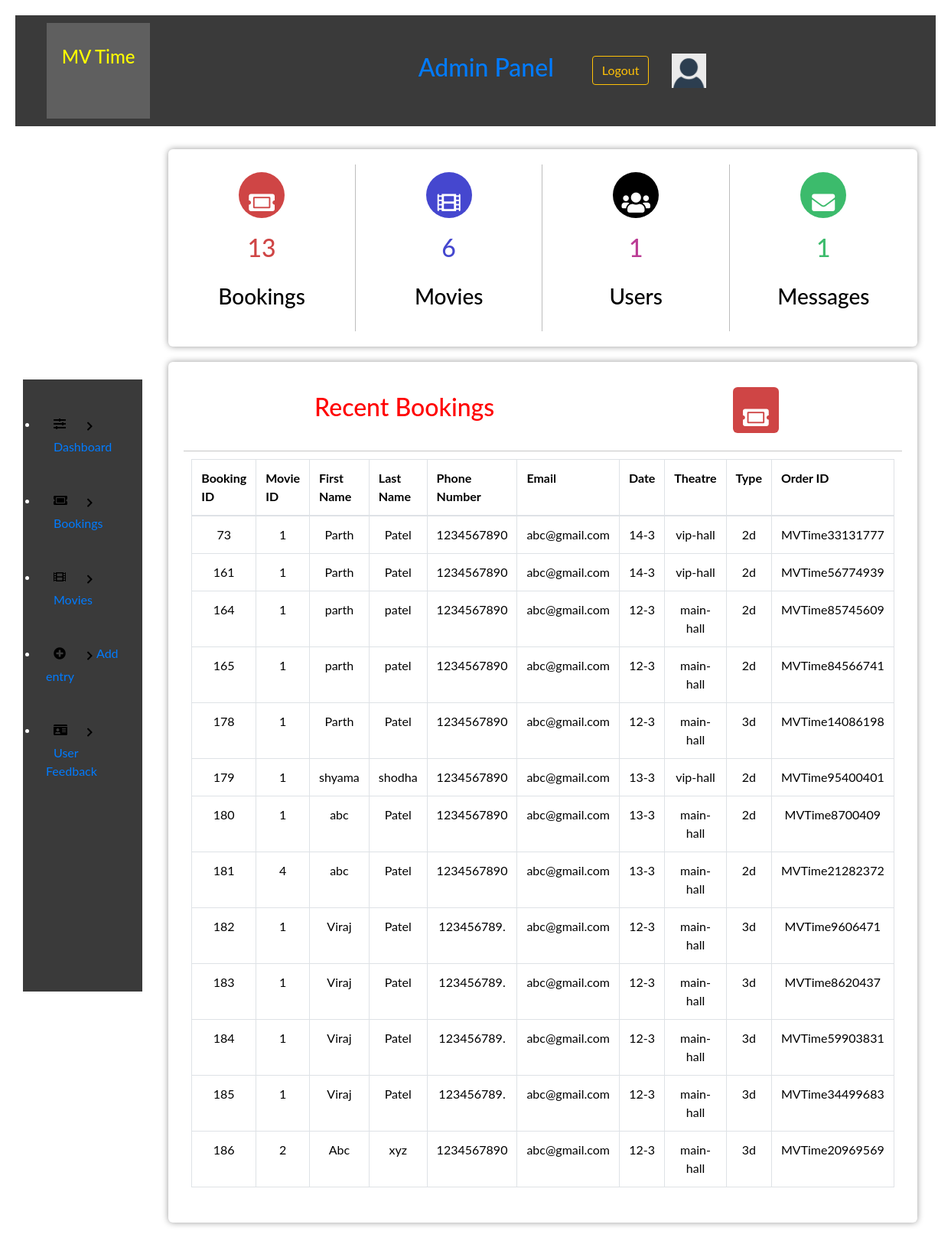
/admin/admin.php (signed in), run on the app's committed database.
### tables this page shows
CREATE TABLE `bookingtable` (
  `bookingID` int(11) NOT NULL,
  `movieID` int(11) DEFAULT NULL,
  `bookingTheatre` varchar(100) NOT NULL,
  `bookingType` varchar(100) DEFAULT NULL,
  `bookingDate` varchar(50) NOT NULL,
  `bookingTime` varchar(50) NOT NULL,
  `bookingFName` varchar(100) NOT NULL,
  `bookingLName` varchar(100) DEFAULT NULL,
  `bookingPNumber` varchar(12) NOT NULL,
  `bookingEmail` varchar(255) NOT NULL,
  `amount` varchar(255) NOT NULL,
  `ORDERID` varchar(255) NOT NULL,
  `DATE-TIME` datetime NOT NULL DEFAULT current_timestamp()
);

### admin/admin.php (the view, shortened to what this page needs)
<?php
include "config.php";
?>
<!DOCTYPE html>
<html lang="en">
<head>
    <link rel="stylesheet" href="../style/styles.css">
    <link rel="stylesheet" href="https://use.fontawesome.com/releases/v5.7.2/css/all.css">
    <link rel="stylesheet" href="https://maxcdn.bootstrapcdn.com/bootstrap/4.0.0/css/bootstrap.min.css">
    <link rel="stylesheet" href="https://cdn.datatables.net/1.10.22/css/dataTables.bootstrap4.min.css">
    <link rel="stylesheet" href="https://maxcdn.bootstrapcdn.com/bootstrap/4.0.0/css/bootstrap.min.css">
</head>
<body>
    <?php
    $sql = "SELECT * FROM bookingtable";
    $bookingsNo = mysqli_num_rows(mysqli_query($con, $sql));
    $messagesNo = mysqli_num_rows(mysqli_query($con, "SELECT * FROM feedbacktable"));
    $moviesNo = mysqli_num_rows(mysqli_query($con, "SELECT * FROM movietable"));
    $userNo = mysqli_num_rows(mysqli_query($con, "SELECT * FROM users"));
    ?>
    <?php include('header.php'); ?>
    <div class="admin-container">
        <?php include('sidebar.php'); ?>
        <div class="admin-section admin-section2">
            <div class="admin-section-column">
                <div class="admin-section-panel admin-section-stats">
                    <div class="admin-section-stats-panel">
                        <i class="fa fa-ticket-alt" style="background-color: #cf4545"></i>
                        <h2 style="color: #cf4545"><?php echo $bookingsNo ?></h2>
                        <h3>Bookings</h3>
                    </div>
                    <div class="admin-section-stats-panel">
                        <i class="fas fa-film" style="background-color: #4547cf"></i>
                        <h2 style="color: #4547cf"><?php echo $moviesNo ?></h2>
                        <h3>Movies</h3>
                    </div>
                    <div class="admin-section-stats-panel">
                        <i class="fas fa-users" style="background-color: #000000"></i>
                        <h2 style="color: #bb3c95"><?php echo $userNo ?></h2>
                        <h3>Users</h3>
                    </div>
                    <div class="admin-section-stats-panel" style="border: none">
                        <i class="fas fa-envelope" style="background-color: #3cbb6c"></i>
                        <h2 style="color: #3cbb6c"><?php echo $messagesNo ?></h2>
                        <h3>Messages</h3>
                    </div>
                </div>
                <div class="admin-section-panel admin-section-panel1">
                    <div class="admin-panel-section-header">
                        <h2 style="color:red;">Recent Bookings</h2>
                        <i class="fas fa-ticket-alt" style="background-color: #cf4545"></i>
                    </div>
                    <div class="admin-panel-section-content">
                        <table class="table table-bordered" id="dataTable" width="100%" cellspacing="0">
                            <tr>
                                <th>Booking ID</th>
                                <th>Movie ID</th>
                                <th>First Name</th>
                                <th>Last Name</th>
                                <th>Phone Number</th>
                                <th>Email</th>
                                <th>Date</th>
                                <th>Theatre</th>
                                <th>Type</th>
                                <th>Order ID</th>
                            </tr>
                            <tbody>
                                <?php
                                $select = "SELECT * FROM `bookingtable`";
                                $run = mysqli_query($con, $select);
                                while ($row = mysqli_fetch_array($run)) {
                                    $bookingid = $row['bookingID'];
                                    $movieID = $row['movieID'];
                                    $bookingFName = $row['bookingFName'];
                                    $bookingLName = $row['bookingLName'];
                                    $mobile = $row['bookingPNumber'];
                                    $email = $row['bookingEmail'];
                                    $date = $row['bookingDate'];
                                    $theatre = $row['bookingTheatre'];
                                    $type = $row['bookingType'];
                                    $ORDERID = $row['ORDERID'];
                                ?>
                                    <tr align="center">
                                        <td><?php echo $bookingid; ?></td>
                                        <td><?php echo $movieID; ?></td>
                                        <td><?php echo $bookingFName; ?></td>
                                        <td><?php echo $bookingLName; ?></td>
                                        <td><?php echo $mobile; ?></td>
                                        <td><?php echo $email; ?></td>
                                        <td><?php echo $date; ?></td>
                                        <td><?php echo $theatre; ?></td>
                                        <td><?php echo $type; ?></td>
                                        <td><?php echo $ORDERID; ?></td>
                                    </tr>
                                <?php }
                                ?>
                            </tbody>
                        </table>
                    </div>
                </div>
            </div>
        </div>
    </div>
</body>
</html>

### style/styles.css (style rules this page uses)
* { margin: auto; padding: 10px; box-sizing: border-box; font-family: "Lato", sans-serif; text-decoration: auto; color: black }
.admin-container { display: grid; grid-template-columns: 1fr 5fr; }
.admin-section2 { display: flex; flex-wrap: wrap; padding: 0 4px; }
.admin-section-column { flex: 100%; max-width: 100%; padding: 0 30px; }
.admin-section-panel { width: 100%; vertical-align: middle; background-color: #fff; -webkit-border-radius: 6px; -moz-border-radius: 6px; border-radius: 6px; -webkit-box-shadow: 0px 0px 9px 0px rgba(0, 0, 0, 0.4); -moz-box-shadow: 0px 0px 9px 0px rgba(0, 0, 0, 0.4); box-shadow: 0px 0px 9px 0px rgba(0, 0, 0, 0.4); padding: 20px; margin: 20px 0; }
.admin-panel-section-header { display: flex; align-items: center; justify-content: flex-start; padding-bottom: 20px; border-bottom: #c7c7c7 1px solid; }
.admin-panel-section-header > h2 { color: #6e6e6e; }
.admin-panel-section-header > i { text-align: center; font-size: 30px; color: white; height: 60px; width: 60px; border-radius: 10%; line-height: 60px; transition: all 0.5s ease; margin-left: auto; cursor: pointer; }
.admin-section-stats { display: flex; padding: 20px 0; }
.admin-section-stats-panel { flex: 25%; max-width: 25%; text-align: center; border-right: #bdbdbd 1px solid; }
.admin-section-stats-panel > i { font-size: 30px; color: white; height: 60px; width: 60px; border-radius: 50%; line-height: 60px; transition: all 0.5s ease; margin-bottom: 10px; }

### data on the page
bookingtable: bookingID "73", movieID "1", bookingFName "Parth", bookingLName "Patel", bookingPNumber "1234567890", bookingEmail "abc@gmail.com", bookingDate "14-3", bookingTheatre "vip-hall", bookingType "2d", ORDERID "MVTime33131777"
bookingtable: bookingID "161", movieID "1", bookingFName "Parth", bookingLName "Patel", bookingPNumber "1234567890", bookingEmail "abc@gmail.com", bookingDate "14-3", bookingTheatre "vip-hall", bookingType "2d", ORDERID "MVTime56774939"
bookingtable: bookingID "164", movieID "1", bookingFName "parth", bookingLName "patel", bookingPNumber "1234567890", bookingEmail "abc@gmail.com", bookingDate "12-3", bookingTheatre "main-hall", bookingType "2d", ORDERID "MVTime85745609"
bookingtable: bookingID "165", movieID "1", bookingFName "parth", bookingLName "patel", bookingPNumber "1234567890", bookingEmail "abc@gmail.com", bookingDate "12-3", bookingTheatre "main-hall", bookingType "2d", ORDERID "MVTime84566741"
bookingtable: bookingID "178", movieID "1", bookingFName "Parth", bookingLName "Patel", bookingPNumber "1234567890", bookingEmail "abc@gmail.com", bookingDate "12-3", bookingTheatre "main-hall", bookingType "3d", ORDERID "MVTime14086198"
bookingtable: bookingID "179", movieID "1", bookingFName "shyama", bookingLName "shodha", bookingPNumber "1234567890", bookingEmail "abc@gmail.com", bookingDate "13-3", bookingTheatre "vip-hall", bookingType "2d", ORDERID "MVTime95400401"
bookingtable: bookingID "180", movieID "1", bookingFName "abc", bookingLName "Patel", bookingPNumber "1234567890", bookingEmail "abc@gmail.com", bookingDate "13-3", bookingTheatre "main-hall", bookingType "2d", ORDERID "MVTime8700409"
bookingtable: bookingID "181", movieID "4", bookingFName "abc", bookingLName "Patel", bookingPNumber "1234567890", bookingEmail "abc@gmail.com", bookingDate "13-3", bookingTheatre "main-hall", bookingType "2d", ORDERID "MVTime21282372"
bookingtable: bookingID "182", movieID "1", bookingFName "Viraj", bookingLName "Patel", bookingPNumber "123456789.", bookingEmail "abc@gmail.com", bookingDate "12-3", bookingTheatre "main-hall", bookingType "3d", ORDERID "MVTime9606471"
bookingtable: bookingID "183", movieID "1", bookingFName "Viraj", bookingLName "Patel", bookingPNumber "123456789.", bookingEmail "abc@gmail.com", bookingDate "12-3", bookingTheatre "main-hall", bookingType "3d", ORDERID "MVTime8620437"
bookingtable: bookingID "184", movieID "1", bookingFName "Viraj", bookingLName "Patel", bookingPNumber "123456789.", bookingEmail "abc@gmail.com", bookingDate "12-3", bookingTheatre "main-hall", bookingType "3d", ORDERID "MVTime59903831"
bookingtable: bookingID "185", movieID "1", bookingFName "Viraj", bookingLName "Patel", bookingPNumber "123456789.", bookingEmail "abc@gmail.com", bookingDate "12-3", bookingTheatre "main-hall", bookingType "3d", ORDERID "MVTime34499683"
bookingtable: bookingID "186", movieID "2", bookingFName "Abc", bookingLName "xyz", bookingPNumber "1234567890", bookingEmail "abc@gmail.com", bookingDate "12-3", bookingTheatre "main-hall", bookingType "3d", ORDERID "MVTime20969569"

### other printed values
$bookingsNo "13"
$moviesNo "6"
$userNo "1"
$messagesNo "1"
